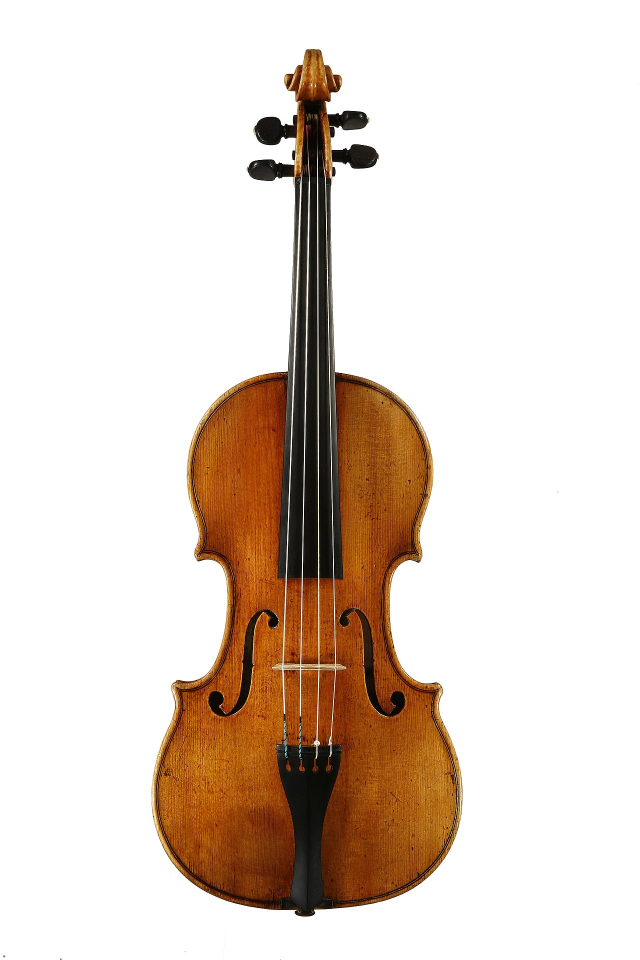
#> input picture img/lebrun_strad.jpg, 1280 x 1920 px, found by its file name (shown at 1/2 size)
$ jupyter execute gradients_and_edges.ipynb
#> lines starting #> are read from the running program, lines starting #| are printed output that depends on the picture; after the words box and inside, x2 and y2 are one past the last pixel; in counts of white or black regions, pixels touching at a corner belong together
[cell 1]
import math

import cv2
import numpy as np
import PIL.Image as Image
import matplotlib.pyplot as plt
import scipy.ndimage as ndi
from skimage import filters, feature
from skimage.color import rgb2gray
from skimage.transform import resize

[cell 2]
def nonmaxima_suppression(grad_img, angles):
    rows, cols = grad_img.shape

    new_img = grad_img.copy()

    d = np.array([0.0, math.pi/4., math.pi/2., 3. * math.pi/4.])
    neighbor_idxs = np.array([
        [0, 1],
        [1, 1],
        [1, 0],
        [1, -1]
    ])

    for i in range(1, rows-1):
        for j in range(1, cols-1):
            if np.isnan(angles[i, j]):
                continue

            theta = angles[i, j]
            if theta < 0:
                theta += math.pi

            # Discrete method
            angle_diff = np.abs(d - theta)
            idx = np.argmin(angle_diff)
            neighbor_loc = neighbor_idxs[idx]

            n1_grad = grad_img[i + neighbor_loc[0], j + neighbor_loc[1]]
            n2_grad = grad_img[i - neighbor_loc[0], j - neighbor_loc[1]]
            grad = grad_img[i, j]

            max_grad = np.argmax([grad, n1_grad, n2_grad])

            if max_grad != 0:
                new_img[i, j] = 0

            # [44 lines of commented-out code are left out]

    return new_img

def connectivity(low_img, high_img):
    nrows, ncols = low_img.shape

    connected_img = high_img.copy()

    for i in range(nrows):
        for j in range(ncols):
            if low_img[i, j] == 0:
                continue

            for ih in range(-1, 2):
                if i + ih < 0 or i + ih >= nrows:
                    continue
                for jh in range(-1, 2):
                    if j + jh < 0 or j + jh >= ncols:
                        continue
                    if connected_img[i + ih, j + jh] > 0:
                        connected_img[i, j] = low_img[i, j]

    return connected_img

[cell 3]
# Testing connectivity
img_arr_low = np.zeros((10, 10))
img_arr_high = np.zeros((10, 10))
img_arr_low[5, ::2] = 1
img_arr_low[3, :] = 1
img_arr_high[5, 1::2] = 1

img_arr_conn = connectivity(img_arr_low, img_arr_high)

fig = plt.figure(figsize=(8, 6))
ax1 = fig.add_subplot(131)
ax2 = fig.add_subplot(132)
ax3 = fig.add_subplot(133)
ax1.imshow(img_arr_low, cmap='gray')
ax2.imshow(img_arr_high, cmap='gray')
ax3.imshow(img_arr_conn, cmap='gray')
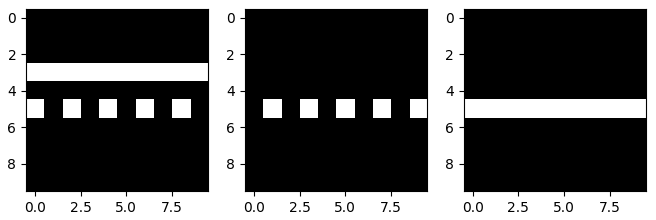
#> figure drawn by matplotlib, 3 panels

[cell 4]
img = Image.open('img/lebrun_strad.jpg')
#> img is the input picture: PIL image 1280x1920 RGB; mean R, G, B 225.6, 212.3, 202.2

img_arr = np.asarray(img)
img_arr = rgb2gray(img_arr)

h, w = img_arr.shape
#> h = 1920; w = 1280
ratio = w / h
#> ratio = 0.667
new_h = 300
new_w = new_h * ratio
#> new_w = 200

img_arr = resize(img_arr, (new_h, new_w))
#> img_arr: shape (300, 200) float64
print(img_arr.shape)
#| (300, 200)

# [7 lines of commented-out code are left out]

# Canny Edge Detection

[cell 5]
dx = np.array([
    [-1, 0, 1],
    [-2, 0, 2],
    [-1, 0, 1]
], dtype=np.float32)

dy = np.array([
    [-1, -2, -1],
    [0, 0, 0],
    [1, 2, 1]
], dtype=np.float32)

img_gaussian = filters.gaussian(img_arr, 1.)
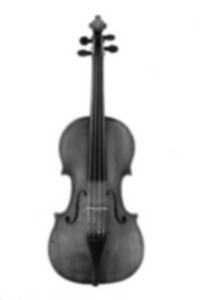
#> img_gaussian: shape (300, 200) float64; min 0.0405, max 1, mean 0.841
img_dx = ndi.correlate(img_gaussian, dx)
img_dy = ndi.correlate(img_gaussian, dy)
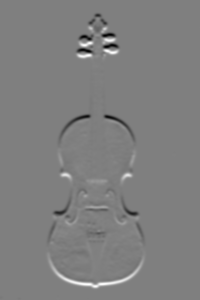
#> img_dy: shape (300, 200) float64; min -2.29, max 2.28, mean -2.64e-05; drawn with min black and max white
grad_norms = np.sqrt((img_dx**2 + img_dy**2))
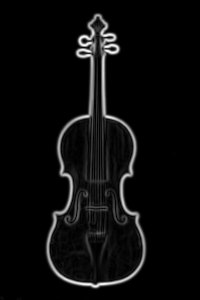
#> grad_norms: shape (300, 200) float64; min 0, max 2.31, mean 0.106; drawn with min black and max white
angle_img = np.arctan(img_dy / img_dx)
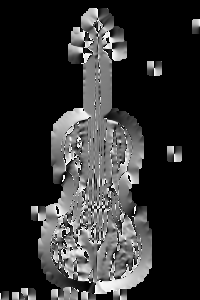
#> angle_img: shape (300, 200) float64; 62.47% of the values are NaN or infinite; the others: min -1.57, max 1.57, mean 0.0179; drawn with min black, max white, NaN and infinite black

supp_img = nonmaxima_suppression(grad_norms, angle_img)
#> after the loop in nonmaxima_suppression, `for i in range(1, rows-1):`:
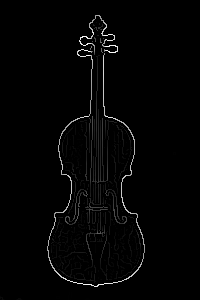
#> new_img: shape (300, 200) float64; min 0, max 2.31, mean 0.0379; drawn with min black and max white

[cell 6]
# Show the gradient norm image
fig = plt.figure(figsize=(6, 8))
ax1 = fig.add_subplot(111)
ax1.imshow(supp_img, cmap='gray')

[cell 7]
low_thresh = 0.1 * img_arr.max()
#> low_thresh = 0.1
high_thresh = 0.2 * img_arr.max() #2.5 * low_thresh
#> high_thresh = 0.2

# Low threshold -- considered "weak" edges
supp_img_low = supp_img.copy()
supp_img_low[supp_img < low_thresh] = 0
#> supp_img_low: shape (300, 200) float64; 1.4% of pixels changed, all inside (x1, y1, x2, y2) = (0, 19, 200, 300)
supp_img_low[supp_img >= low_thresh] = 1
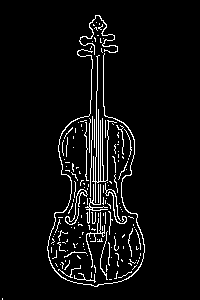
#> supp_img_low: shape (300, 200) float64; values 0 (black) and 1 (white), 5.4% white in thin lines or dots, all inside (x1, y1, x2, y2) = (2, 15, 145, 300)

# High threshold -- these are all guaranteed edge pixels
supp_img_high = supp_img.copy()
supp_img_high[supp_img < high_thresh] = 0
supp_img_high[supp_img >= high_thresh] = 1
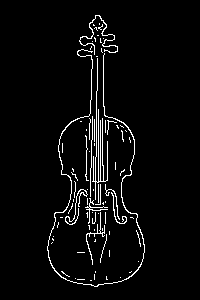
#> supp_img_high: shape (300, 200) float64; values 0 (black) and 1 (white), 3.9% white in thin lines or dots, all inside (x1, y1, x2, y2) = (47, 15, 145, 287)

# Eliminate nonzero pixels in high img from low img
supp_img_low = supp_img_low - supp_img_high
#> supp_img_low: shape (300, 200) float64; values 0 (black) and 1 (white), 1.5% white in thin lines or dots, all inside (x1, y1, x2, y2) = (2, 22, 141, 300)

# Use connected components to combine strong and weak edges
canny_final = connectivity(supp_img_low, supp_img_high)
#> after the loop in connectivity (call 2), `for i in range(nrows):`:
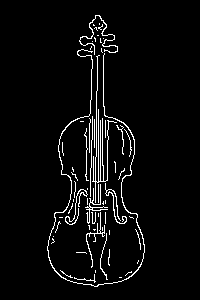
#> connected_img: shape (300, 200) float64; values 0 (black) and 1 (white), 4.3% white in thin lines or dots, all inside (x1, y1, x2, y2) = (47, 15, 145, 287)

# Comparison with library version
canny_img = feature.canny(img_arr)
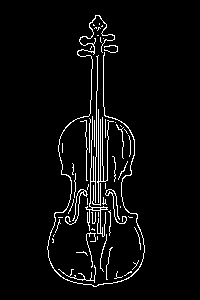
#> canny_img: shape (300, 200) bool; 4.5% white in thin lines or dots, all inside (x1, y1, x2, y2) = (47, 15, 145, 287)

# [16 lines of commented-out code are left out]
fig = plt.figure(figsize=(8, 6))
ax1 = fig.add_subplot(121)
ax2 = fig.add_subplot(122)
ax1.imshow(canny_img, cmap='gray')
ax2.imshow(canny_final, cmap='gray')
